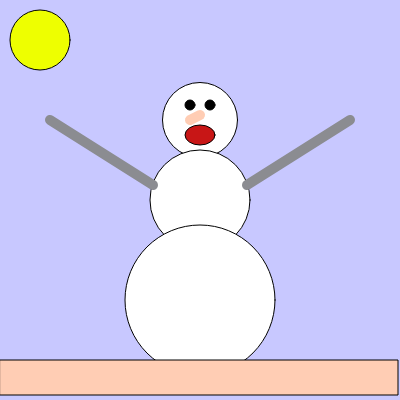
Frame 1 (no input)
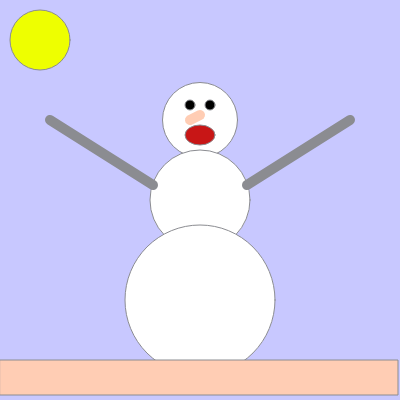
Frame 60 (no input)
Frame 120 (the mouse pressed at the canvas centre since frame 60): identical to frame 60, image omitted

The p5.js sketch that drew these frames (run headless with seeded random() and noise() and a simulated clock; from frame 60 on, the mouse is pressed at the canvas centre):

// p5.js sketch
// ── sketch.js
// declare any variables you need here.
// var x, y, etc..
// you will see setup and draw is not definied or used warnings and other warnings in your console at the bottom right. This is a glitch in how codesandbox loads the libraries and methods from p5. All is well.

function setup() {
  // create your canvas and define size here it's set to 500 x 500px you can also set any static shapes that won't need to be drawn here.
  createCanvas(400, 400);
}

function draw() {
  //call your functions and do your drawing here.
  // please erase code below once you are working.
  background(200, 200, 255);
  strokeWeight(1);
  fill(238, 255, 0);
  ellipse(40, 40, 60, 60); // sun

  strokeWeight(1);
  fill(255, 255, 255); // snowman color

  ellipse(200, 120, 75, 75); //top ellipse
  ellipse(200, 200, 100, 100); // central ellips
  ellipse(200, 300, 150, 150); // bottom ellipse

  fill(0, 0, 0); // eye color
  ellipse(190, 105, 10, 10); //left eye
  ellipse(210, 105, 10, 10); //left eye

  fill(200, 22, 22);
  ellipse(200, 135, 30, 20); //mouth

  fill(255, 205, 180); // ground color
  rect(0, 360, 398, 35); // ground

  strokeWeight(10);
  stroke(255, 205, 180);
  line(200, 115, 190, 120); // nose

  strokeWeight(10);
  stroke(139, 140, 145);
  line(50, 120, 153, 185); // right hand
  line(350, 120, 247, 185); // left hand
}
